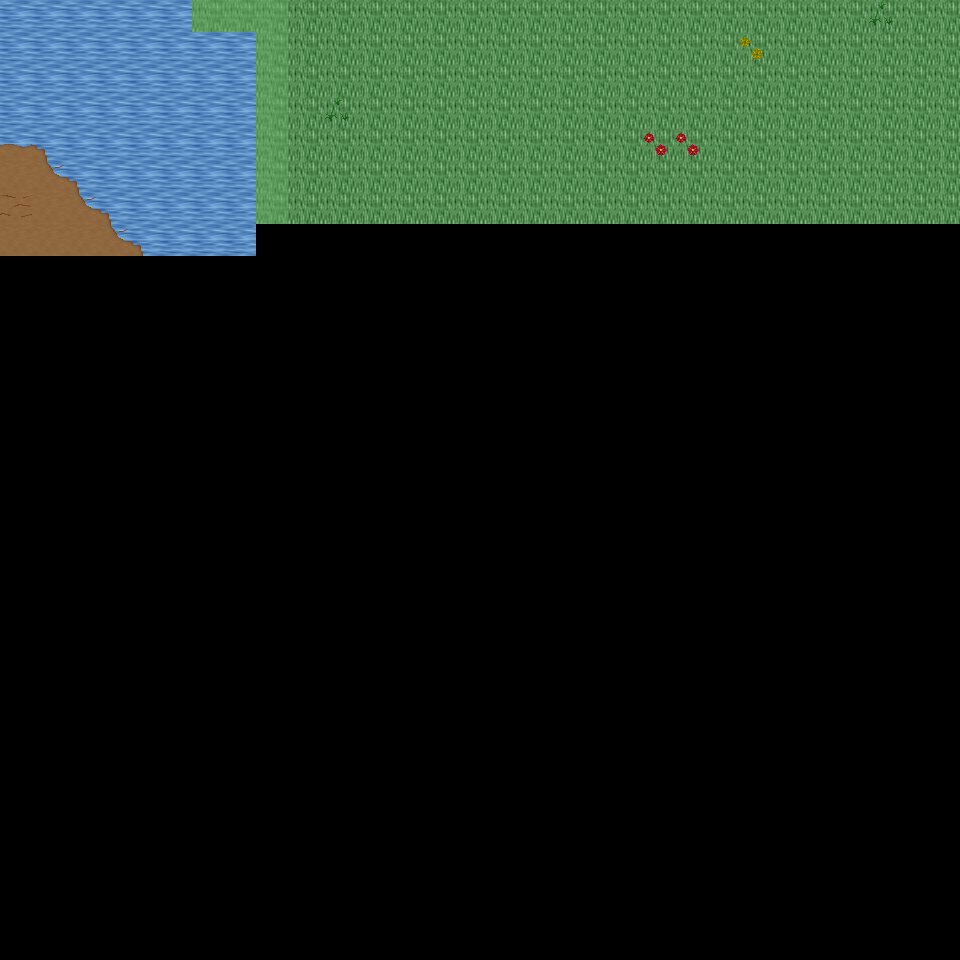

A level layout from a 2D game, rendered from its tile map. Below: a short description, then the map file with tile-grid data replaced by summaries:
An orthogonal 30x30 tile map with 32x32 px tiles, 6 tile layers (Ground, Object, Object2, Above, ...), 29 tilesets and 3 objects (3x mapExit).

<map version="1.0" orientation="orthogonal" renderorder="right-down" width="30" height="30" tilewidth="32" tileheight="32" nextobjectid="4">
  <tileset firstgid="1" name="tileset_ground_ground" tilewidth="32" tileheight="32" tilecount="33" columns="3">
    <image source="../drawable/tileset_ground_ground.png" width="96" height="352" />
  </tileset>
  <tileset firstgid="34" name="tileset_ground_water_pool" tilewidth="32" tileheight="32" tilecount="72" columns="3">
    <image source="../drawable/tileset_ground_water_pool.png" width="96" height="768" />
  </tileset>
  <tileset firstgid="106" name="tileset_ground_earth_edges" tilewidth="32" tileheight="32" tilecount="18" columns="6">
    <image source="../drawable/tileset_ground_earth_edges.png" width="192" height="96" />
  </tileset>
  <tileset firstgid="124" name="tileset_ground_grass_edges" tilewidth="32" tileheight="32" tilecount="36" columns="12">
    <image source="../drawable/tileset_ground_grass_edges.png" width="384" height="96" />
  </tileset>
  <tileset firstgid="160" name="tileset_ground_grass_corners" tilewidth="32" tileheight="32" tilecount="24" columns="6">
    <image source="../drawable/tileset_ground_grass_corners.png" width="192" height="128" />
  </tileset>
  <tileset firstgid="184" name="tileset_ground_water_pool_corners" tilewidth="32" tileheight="32" tilecount="72" columns="3">
    <image source="../drawable/tileset_ground_water_pool_corners.png" width="96" height="768" />
  </tileset>
  <tileset firstgid="256" name="tileset_furniture_carpet_carpets" tilewidth="32" tileheight="32" tilecount="8" columns="4">
    <image source="../drawable/tileset_furniture_carpet_carpets.png" width="128" height="64" />
  </tileset>
  <tileset firstgid="264" name="tileset_ground_ridge_earth_dark" tilewidth="32" tileheight="32" tilecount="96" columns="12">
    <image source="../drawable/tileset_ground_ridge_earth_dark.png" width="384" height="256" />
  </tileset>
  <tileset firstgid="360" name="tileset_ground_ridge_earth_pale" tilewidth="32" tileheight="32" tilecount="96" columns="12">
    <image source="../drawable/tileset_ground_ridge_earth_pale.png" width="384" height="256" />
  </tileset>
  <tileset firstgid="456" name="tileset_plant_grasses" tilewidth="32" tileheight="32" tilecount="6" columns="3">
    <image source="../drawable/tileset_plant_grasses.png" width="96" height="64" />
  </tileset>
  <tileset firstgid="462" name="tileset_plant_flower_daisy_red" tilewidth="32" tileheight="32" tilecount="8" columns="2">
    <image source="../drawable/tileset_plant_flower_daisy_red.png" width="64" height="128" />
  </tileset>
  <tileset firstgid="470" name="tileset_plant_flower_daisy_blue" tilewidth="32" tileheight="32" tilecount="8" columns="2">
    <image source="../drawable/tileset_plant_flower_daisy_blue.png" width="64" height="128" />
  </tileset>
  <tileset firstgid="478" name="tileset_plant_flower_daisy_yellow" tilewidth="32" tileheight="32" tilecount="8" columns="2">
    <image source="../drawable/tileset_plant_flower_daisy_yellow.png" width="64" height="128" />
  </tileset>
  <tileset firstgid="486" name="tileset_plant_bush_bushes" tilewidth="32" tileheight="32" tilecount="10" columns="5">
    <image source="../drawable/tileset_plant_bush_bushes.png" width="160" height="64" />
  </tileset>
  <tileset firstgid="496" name="tileset_furniture_table_long_side_on_pale" tilewidth="32" tileheight="32" tilecount="3" columns="3">
    <image source="../drawable/tileset_furniture_table_long_side_on_pale.png" width="96" height="32" />
  </tileset>
  <tileset firstgid="499" name="tileset_plant_stump_small_stump" tilewidth="32" tileheight="32" tilecount="4" columns="2">
    <image source="../drawable/tileset_plant_stump_small_stump.png" width="64" height="64" />
  </tileset>
  <tileset firstgid="503" name="tileset_ground_rock_rocks_2" tilewidth="32" tileheight="32" tilecount="4" columns="2">
    <image source="../drawable/tileset_ground_rock_rocks_2.png" width="64" height="64" />
  </tileset>
  <tileset firstgid="507" name="tileset_ground_ladder_vertical_dark" tilewidth="32" tileheight="32" tilecount="3" columns="3">
    <image source="../drawable/tileset_ground_ladder_vertical_dark.png" width="96" height="32" />
  </tileset>
  <tileset firstgid="510" name="tileset_item_statue_green_stone" tilewidth="32" tileheight="32" tilecount="12" columns="4">
    <image source="../drawable/tileset_item_statue_green_stone.png" width="128" height="96" />
  </tileset>
  <tileset firstgid="522" name="tileset_logic_creature_gnome" tilewidth="32" tileheight="32" tilecount="6" columns="6">
    <image source="../drawable/tileset_logic_creature_gnome.png" width="192" height="32" />
  </tileset>
  <tileset firstgid="528" name="tileset_logic_creature_animal" tilewidth="32" tileheight="32" tilecount="32" columns="8">
    <image source="../drawable/tileset_logic_creature_animal.png" width="256" height="128" />
  </tileset>
  <tileset firstgid="560" name="tileset_logic_collision" tilewidth="32" tileheight="32" tilecount="1" columns="1">
    <image source="../drawable/tileset_logic_collision.png" width="32" height="32" />
  </tileset>
  <tileset firstgid="561" name="tileset_furniture_table_long_front_on_pale" tilewidth="32" tileheight="32" tilecount="3" columns="1">
    <image source="../drawable/tileset_furniture_table_long_front_on_pale.png" width="32" height="96" />
  </tileset>
  <tileset firstgid="564" name="tileset_furniture_light_flames" tilewidth="32" tileheight="32" tilecount="6" columns="6">
    <image source="../drawable/tileset_furniture_light_flames.png" width="192" height="32" />
  </tileset>
  <tileset firstgid="570" name="tileset_ground_green_paving" tilewidth="32" tileheight="32" tilecount="18" columns="3">
    <image source="../drawable/tileset_ground_green_paving.png" width="96" height="192" />
  </tileset>
  <tileset firstgid="588" name="tileset_logic_protection" tilewidth="32" tileheight="32" tilecount="2" columns="2">
    <image source="../drawable/tileset_logic_protection.png" width="64" height="32" />
  </tileset>
  <tileset firstgid="590" name="tileset_building_castle" tilewidth="32" tileheight="32" tilecount="320" columns="20">
    <image source="../drawable/tileset_building_castle.png" width="640" height="512" />
  </tileset>
  <tileset firstgid="910" name="tileset_light_yellow_light_5x5" tilewidth="32" tileheight="32" tilecount="25" columns="5">
    <image source="../drawable/tileset_light_yellow_light_5x5.png" width="160" height="160" />
  </tileset>
  <tileset firstgid="935" name="tileset_logic_creature_human_risecia" tilewidth="32" tileheight="32" tilecount="4" columns="4">
    <image source="../drawable/tileset_logic_creature_human_risecia.png" width="128" height="32" />
  </tileset>
  <layer name="Ground" width="30" height="30">
    <data>[900 cells, 218 non-empty, 5 distinct tile ids]</data>
  </layer>
  <layer name="Object" width="30" height="30">
    <data>[900 cells, 16 non-empty, 5 distinct tile ids]</data>
  </layer>
  <layer name="Object2" width="30" height="30">
    <data>[900 cells, 5 non-empty, 3 distinct tile ids]</data>
  </layer>
  <layer name="Above" width="30" height="30">
    <data>[900 cells, 0 non-empty, 0 distinct tile ids]</data>
  </layer>
  <layer name="Above2" width="30" height="30">
    <data>[900 cells, 0 non-empty, 0 distinct tile ids]</data>
  </layer>
  <layer name="Walkable" width="30" height="30">
    <data>[900 cells, 9 non-empty, 1 distinct tile ids]</data>
  </layer>
  <objectgroup name="MapEvents">
    <object id="1" name="north" type="mapExit" x="0" y="0" width="192" height="32">
      <properties>
        <property name="map" value="level_0_x72_y96" />
        <property name="x" value="0" />
        <property name="y" value="28" />
      </properties>
    </object>
    </objectgroup>
</map>
<!-- 2 of 3 objects omitted -->
